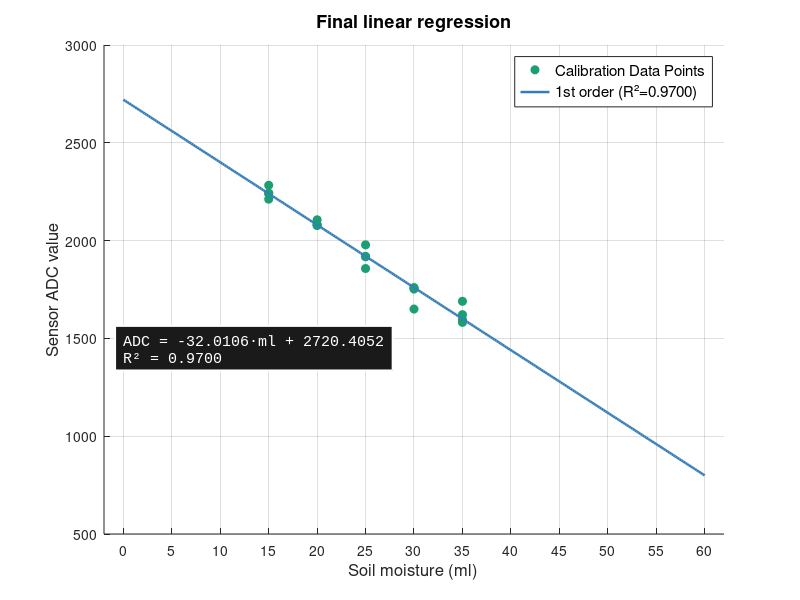
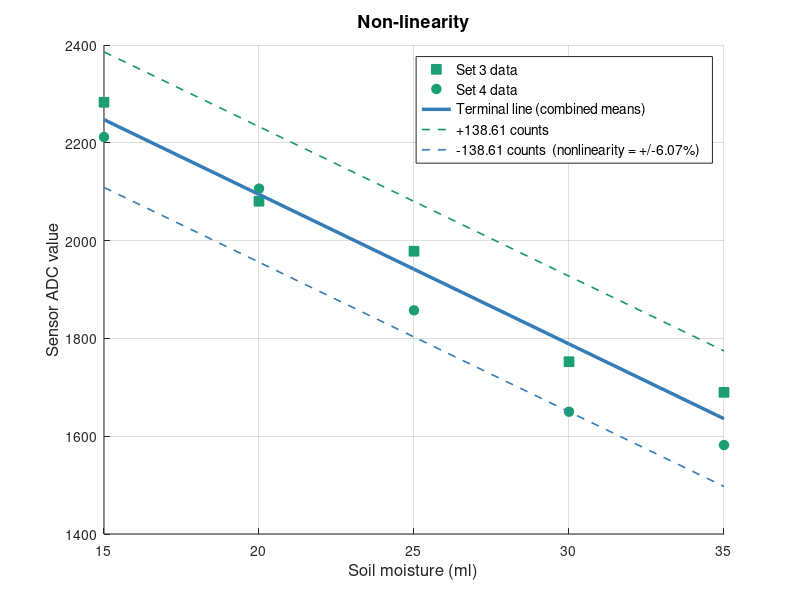

Source code (MATLAB) for these figures, in order:
ml = [0, 5, 10, 15, 20, 25, 30, 35, 40, 45, 50, 55, 60]';

adc_set1 = [3847.72, 3298.15, 2598.20, 2242.15, 2080.62, 1919.09, 1757.56, ...
            1596.04, 1509.30, 1499.82, 1382.95, 1358.68, 1350.32]';
adc_set2 = [3845.56, 3289.1,  2601.3,  2240.87, 2076.97, 1917.5,  1759.6,  ...
            1621.43, 1514.49, 1531.25, 1384.6,  1355.31, 1347.53]';
adc_set3 = [3850.20, 3264.65, 2503.15, 2282.80, 2080.50, 1978.30, 1752.30, ...
            1689.65, 1687.35, 1557.70, 1384.55, 1376.20, 1353.75]';
adc_set4 = [3845.25, 3331.65, 2693.25, 2211.85, 2106.25, 1857.35, 1650.05, ...
            1581.90, 1331.25, 1441.95, 1381.35, 1341.15, 1346.90]';

mask    = ml >= 15 & ml <= 35;
ml_all  = [ml(mask); ml(mask); ml(mask); ml(mask)];
adc_all = [adc_set1(mask); adc_set2(mask); adc_set3(mask); adc_set4(mask)];
ml_fine = linspace(0, 60, 300)';

p1 = polyfit(ml_all, adc_all, 1);
%p2 = polyfit(ml_all, adc_all, 2);

ss_tot = sum((adc_all - mean(adc_all)).^2);
r2 = @(p) 1 - sum((adc_all - polyval(p, ml_all)).^2) / ss_tot;

% ── Figure 1: Final linear regression ────────────────────────────────────
figure;
hold on;
plot(ml_all, adc_all, 'o', 'Color', [0.11 0.62 0.46], ...
    'MarkerFaceColor', [0.11 0.62 0.46], 'MarkerSize', 6, ...
    'DisplayName', 'Calibration Data Points');
plot(ml_fine, polyval(p1, ml_fine), '-', 'Color', [0.21 0.49 0.72], ...
    'LineWidth', 1.8, 'DisplayName', sprintf('1st order (R²=%.4f)', r2(p1)));
%plot(ml_fine, polyval(p2, ml_fine), '-', 'Color', [0.84 0.37 0.19], ...
%    'LineWidth', 1.8, 'DisplayName', sprintf('2nd order (R²=%.4f)', r2(p2)));
hold off;

annotation_str = sprintf('ADC = %.4f·ml + %.4f\nR² = %.4f', p1(1), p1(2), r2(p1));
text(0, 1450, annotation_str, ...
    'FontSize', 11, ...
    'Color', [1 1 1], ...
    'BackgroundColor', [0.1 0.1 0.1], ...
    'EdgeColor', [1 1 1], ...
    'LineWidth', 1.5, ...
    'Margin', 6, ...
    'FontName', 'Courier New');

xlabel('Soil moisture (ml)', 'FontSize', 12);
ylabel('Sensor ADC value',   'FontSize', 12);
title('Final linear regression', 'FontSize', 13);
legend('Location', 'northeast', 'FontSize', 11);
grid on;
xlim([-2, 62]);
set(gca, 'XTick', 0:5:60);

fprintf('\n--- Polynomial fit coefficients ---\n\n');
fprintf('1st order: ADC = %.4f * ml + %.4f\n', p1(1), p1(2));
%fprintf('2nd order: ADC = %.4f * ml^2 + %.4f * ml + %.4f\n', p2(1), p2(2), p2(3));

% ── Non-linearity calculations (sets 3 & 4 combined) ─────────────────────
ml_m     = ml(mask);
s3_m     = adc_set3(mask);
s4_m     = adc_set4(mask);
combined = (s3_m + s4_m) / 2;

% Terminal point line through combined means
slope_tp = (combined(end) - combined(1)) / (ml_m(end) - ml_m(1));
int_tp   = combined(1) - slope_tp * ml_m(1);
tp_line  = slope_tp * ml_m + int_tp;

% Deviations of ALL 10 points (both sets) from the combined terminal line
tp_all   = slope_tp * [ml_m; ml_m] + int_tp;
adc_34   = [s3_m; s4_m];
devs     = adc_34 - tp_all;
max_dev  = max(abs(devs));
max_out  = max(adc_34);
nonlin   = (max_dev / max_out) * 100;

fprintf('\n--- Non-linearity (sets 3 & 4 combined, terminal point) ---\n\n');
fprintf('Terminal line:  ADC = %.4f * ml + %.4f\n', slope_tp, int_tp);
fprintf('Max deviation:  %.2f ADC counts\n', max_dev);
fprintf('Maximum output: %.2f ADC counts\n', max_out);
fprintf('Nonlinearity:   +/-%.4f%%\n', nonlin);

% ── Figure 2: Non-linearity plot ──────────────────────────────────────────
figure;
hold on;

plot(ml_m, s3_m, 's', 'Color', [0.11 0.62 0.46], ...
    'MarkerFaceColor', [0.11 0.62 0.46], 'MarkerSize', 7, ...
    'DisplayName', 'Set 3 data');
plot(ml_m, s4_m, 'o', 'Color', [0.11 0.62 0.46], ...
    'MarkerFaceColor', [0.11 0.62 0.46], 'MarkerSize', 7, ...
    'DisplayName', 'Set 4 data');
plot(ml_m, tp_line, '-', 'Color', [0.21 0.49 0.72], ...
    'LineWidth', 2.5, ...
    'DisplayName', 'Terminal line (combined means)');
plot(ml_m, tp_line + max_dev, '--', 'Color', [0.10 0.60 0.40], ...
    'LineWidth', 1.2, ...
    'DisplayName', sprintf('+%.2f counts', max_dev));
plot(ml_m, tp_line - max_dev, '--', 'Color', [0.21 0.49 0.72], ...
    'LineWidth', 1.2, ...
    'DisplayName', sprintf('-%.2f counts  (nonlinearity = +/-%.2f%%)', max_dev, nonlin));

hold off;

xlabel('Soil moisture (ml)', 'FontSize', 12);
ylabel('Sensor ADC value',   'FontSize', 12);
title('Non-linearity', 'FontSize', 13);
legend('Location', 'northeast', 'FontSize', 10);
grid on;
set(gca, 'XTick', ml_m);
